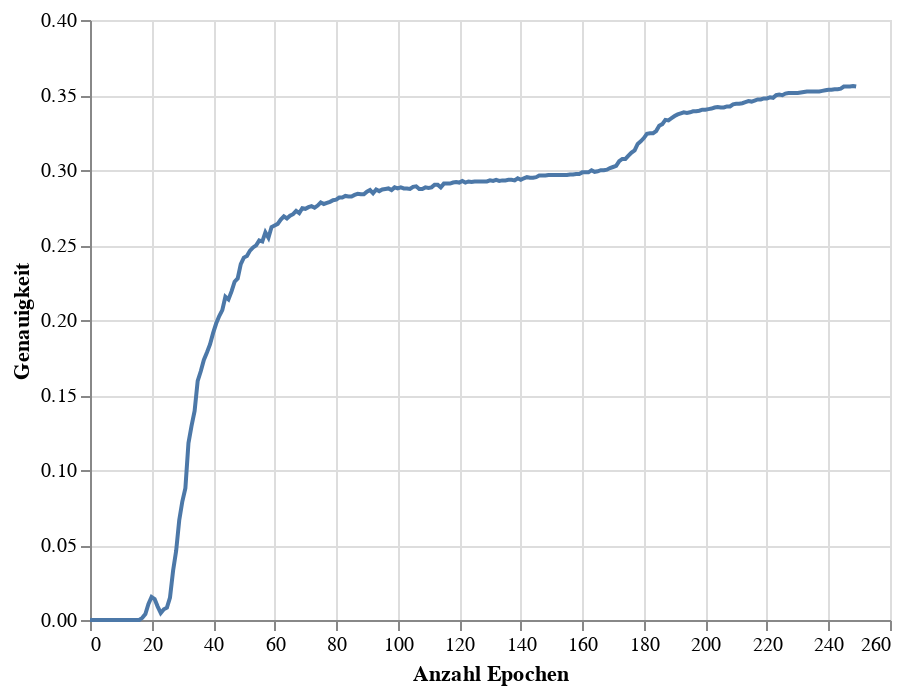

Notebook cell for this chart:
### Code cell
accuracy_chart = alt.Chart(accuracy_df).mark_line().encode(
    x=alt.X('Epoch',title = 'Anzahl Epochen'),
    y=alt.Y('Accuracy', title = 'Genauigkeit')
)
accuracy_chart

### Figure 1 — Vega-Lite specification as saved in the notebook (floating-point values rounded to 4 significant figures; data arrays with more than 128 entries replaced by an {"elided": "..."} marker saying what was removed)
{"config": {"view": {"continuousWidth": 400, "continuousHeight": 300}}, "data": {"name": "data-481814b892c206c4e93fa8ee2e276117"}, "mark": "line", "encoding": {"x": {"field": "Epoch", "title": "Anzahl Epochen", "type": "quantitative"}, "y": {"field": "Accuracy", "title": "Genauigkeit", "type": "quantitative"}}, "$schema": "https://vega.github.io/schema/vega-lite/v4.17.0.json", "datasets": {"data-481814b892c206c4e93fa8ee2e276117": {"elided": "250 records"}}}
